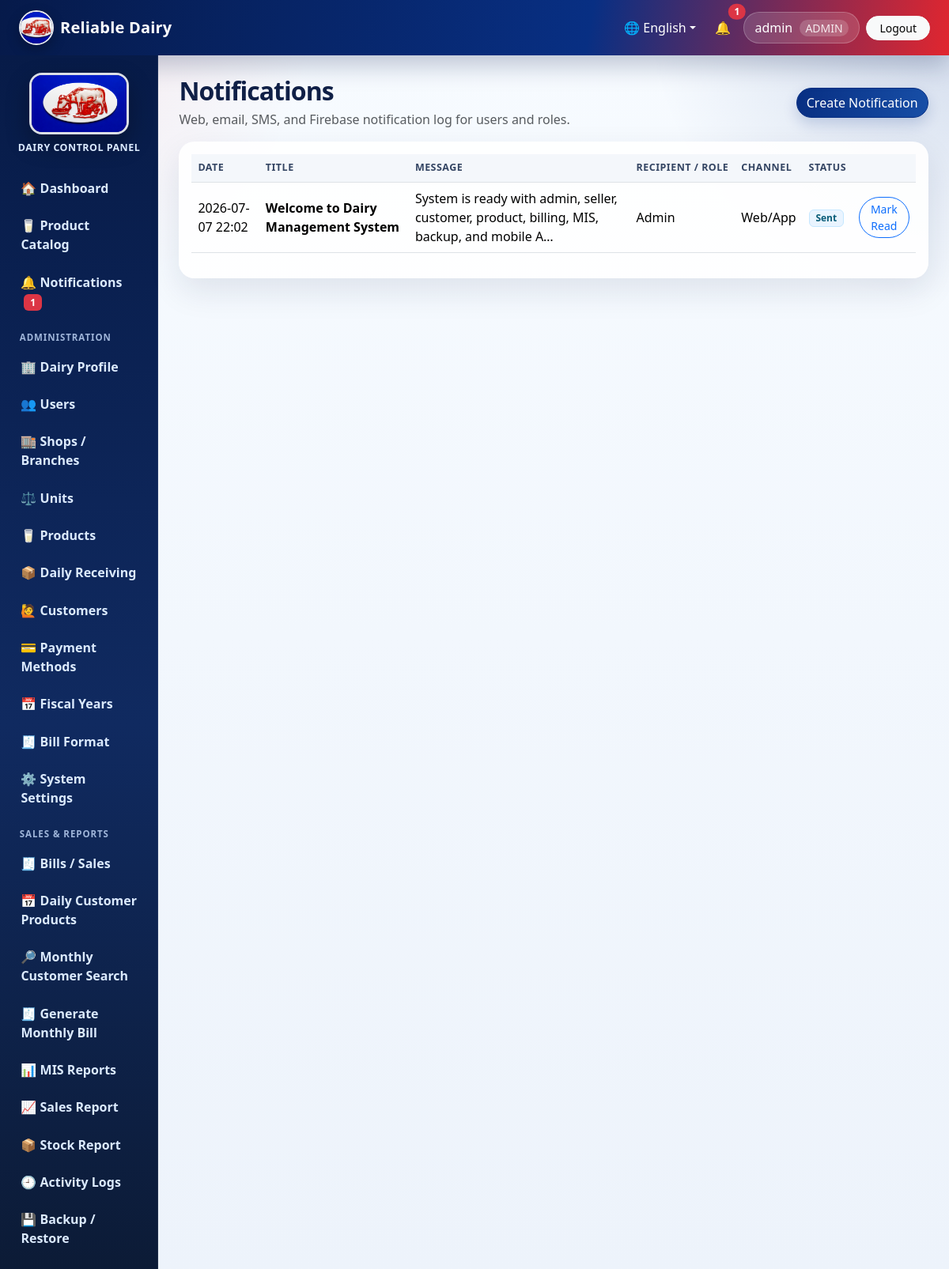
The app's page /notifications/ (signed in) with its own data.
### core/models.py (models this page shows, shortened)
class DairyProfile(models.Model):
    name = models.CharField(max_length=150, default='Reliable Dairy')
    address = models.CharField(max_length=255, blank=True)
    pan_number = models.CharField(max_length=50, blank=True)
    contact_number = models.CharField(max_length=30, blank=True)
    email = models.EmailField(blank=True)
    logo_url = models.URLField(blank=True, help_text='Optional URL/path to logo')
    bill_header = models.CharField(max_length=255, blank=True)
    bill_footer = models.CharField(max_length=255, blank=True)
    terms_conditions = models.TextField(blank=True)
    updated_at = models.DateTimeField(auto_now=True)
    @classmethod
    def get_solo(cls):
        obj, _ = cls.objects.get_or_create(pk=1)
        return obj

class NotificationLog(models.Model):
    class Channel(models.TextChoices):
        WEB = 'WEB', 'Web/App'
        EMAIL = 'EMAIL', 'Email'
        SMS = 'SMS', 'SMS'
        FIREBASE = 'FIREBASE', 'Firebase'
    class Status(models.TextChoices):
        DRAFT = 'DRAFT', 'Draft'
        SENT = 'SENT', 'Sent'
        READ = 'READ', 'Read'
        FAILED = 'FAILED', 'Failed'
    title = models.CharField(max_length=180)
    message = models.TextField()
    recipient = models.ForeignKey(User, on_delete=models.SET_NULL, blank=True, null=True, related_name='notifications')
    target_role = models.CharField(max_length=20, choices=Role.choices, blank=True)
    channel = models.CharField(max_length=20, choices=Channel.choices, default=Channel.WEB)
    status = models.CharField(max_length=20, choices=Status.choices, default=Status.SENT)
    created_by = models.ForeignKey(User, on_delete=models.SET_NULL, blank=True, null=True, related_name='created_notifications')
    created_at = models.DateTimeField(auto_now_add=True)
    read_at = models.DateTimeField(blank=True, null=True)
    class Meta:
        ordering = ['-created_at']

### core/views.py (the view)
# urls.py: path('notifications/', views.notifications, name='notifications'),
@login_required
def notifications(request):
    role = get_role(request.user)
    if role == Role.ADMIN:
        logs = NotificationLog.objects.select_related('recipient', 'created_by').all()
    else:
        logs = NotificationLog.objects.select_related('recipient', 'created_by').filter(Q(recipient=request.user) | Q(target_role=role))
    return render(request, 'core/notifications.html', {'notifications': logs[:300], 'title': 'Notifications'})

### core/templates/core/notifications.html
{% extends 'core/base.html' %}
{% block content %}
<div class="d-flex flex-wrap justify-content-between align-items-center gap-2 mb-3">
    <div><h2 class="mb-1">Notifications</h2><p class="text-muted mb-0">Web, email, SMS, and Firebase notification log for users and roles.</p></div>
    {% if current_role == Role.ADMIN %}<a class="btn btn-primary rounded-pill" href="{% url 'notification_create' %}">Create Notification</a>{% endif %}
</div>
<div class="card card-stat"><div class="card-body table-responsive">
<table class="table table-hover align-middle">
<thead><tr><th>Date</th><th>Title</th><th>Message</th><th>Recipient / Role</th><th>Channel</th><th>Status</th><th></th></tr></thead>
<tbody>
{% for note in notifications %}
<tr>
    <td>{{ note.created_at|date:'Y-m-d H:i' }}</td>
    <td class="fw-semibold">{{ note.title }}</td>
    <td>{{ note.message|truncatechars:90 }}</td>
    <td>{% if note.recipient %}{{ note.recipient.username }}{% else %}{{ note.get_target_role_display|default:'All' }}{% endif %}</td>
    <td>{{ note.get_channel_display }}</td>
    <td><span class="badge badge-soft">{{ note.get_status_display }}</span></td>
    <td>{% if note.status != 'READ' %}<a class="btn btn-sm btn-outline-primary rounded-pill" href="{% url 'notification_mark_read' note.pk %}">Mark Read</a>{% endif %}</td>
</tr>
{% empty %}<tr><td colspan="7">No notifications.</td></tr>{% endfor %}
</tbody>
</table>
</div></div>
{% endblock %}

### core/templates/core/base.html (shortened to what this page needs)
{% load static %}
<!doctype html>
<html lang="{{ current_language|default:'en' }}">
<head>
    <link href="https://cdn.jsdelivr.net/npm/bootstrap@5.3.3/dist/css/bootstrap.min.css" rel="stylesheet">
    <link href="{% static 'css/app.css' %}" rel="stylesheet">
</head>
<body>
<nav class="navbar navbar-expand-lg app-navbar no-print">
    <div class="container-fluid px-3 px-lg-4">
        <a class="navbar-brand d-flex align-items-center gap-2" href="{% url 'dashboard' %}">
            <img src="{{ site_logo_url }}" alt="Logo" class="brand-logo">
            <span>{{ dairy_profile.name|default:'Dairy Management System' }}</span>
        </a>
        <div class="collapse navbar-collapse" id="topNav">
            <ul class="navbar-nav ms-auto align-items-lg-center gap-lg-2">
                <li class="nav-item dropdown">
                    <a class="nav-link dropdown-toggle text-white" href="#" role="button" data-bs-toggle="dropdown">🌐 {% if current_language == 'ne' %}नेपाली{% else %}English{% endif %}</a>
                </li>
                {% if user.is_authenticated %}
                    <li class="nav-item"><a class="nav-link text-white position-relative" href="{% url 'notifications' %}">🔔 {% if unread_notifications %}<span class="position-absolute top-0 start-100 translate-middle badge rounded-pill bg-danger">{{ unread_notifications }}</span>{% endif %}</a></li>
                    <li class="nav-item"><span class="nav-link user-pill">{{ user.username }} {% if current_role %}<small>{{ current_role }}</small>{% endif %}</span></li>
                    <li class="nav-item"><a class="btn btn-light btn-sm rounded-pill px-3" href="{% url 'logout' %}">{{ L.logout }}</a></li>
                {% endif %}
            </ul>
        </div>
    </div>
</nav>
<div class="container-fluid page-shell">
    <div class="row g-0">
        {% if user.is_authenticated %}
        <aside class="col-md-3 col-lg-2 sidebar no-print">
            <div class="sidebar-logo text-center">
                <img src="{{ bill_logo_url }}" alt="Dairy Logo" class="sidebar-image">
                <div class="sidebar-title">Dairy Control Panel</div>
            </div>
            <a href="{% url 'dashboard' %}">🏠 {{ L.dashboard }}</a>
            <a href="{% url 'product_catalog' %}">🥛 {{ L.product_catalog }}</a>
            <a href="{% url 'notifications' %}">🔔 {{ L.notifications }} {% if unread_notifications %}<span class="badge bg-danger ms-1">{{ unread_notifications }}</span>{% endif %}</a>
            {% if current_role == Role.ADMIN %}
                <div class="sidebar-section">{{ L.administration }}</div>
                <a href="{% url 'dairy_profile' %}">🏢 {{ L.dairy_profile }}</a>
                <a href="{% url 'user_list' %}">👥 {{ L.users }}</a>
                <a href="{% url 'shop_list' %}">🏬 {{ L.shops }}</a>
                <a href="{% url 'unit_list' %}">⚖️ {{ L.units }}</a>
                <a href="{% url 'product_list' %}">🥛 {{ L.products }}</a>
                <a href="{% url 'receiving_list' %}">📦 {{ L.daily_receiving }}</a>
                <a href="{% url 'customer_list' %}">🙋 {{ L.customers }}</a>
                <a href="{% url 'payment_list' %}">💳 {{ L.payments }}</a>
                <a href="{% url 'fiscal_year_list' %}">📅 Fiscal Years</a>
                <a href="{% url 'bill_template_list' %}">🧾 {{ L.bill_format }}</a>
                <a href="{% url 'system_settings' %}">⚙️ {{ L.system_settings }}</a>
                <div class="sidebar-section">{{ L.sales_reports }}</div>
                <a href="{% url 'sale_list' %}">🧾 {{ L.bills_sales }}</a>
                <a href="{% url 'daily_customer_entries' %}">📅 Daily Customer Products</a>
                <a href="{% url 'monthly_customer_search' %}">🔎 Monthly Customer Search</a>
                <a href="{% url 'monthly_bill_create' %}">🧾 Generate Monthly Bill</a>
                <a href="{% url 'mis_reports' %}">📊 {{ L.mis_reports }}</a>
                <a href="{% url 'sales_report' %}">📈 {{ L.sales_report }}</a>
                <a href="{% url 'stock_report' %}">📦 {{ L.stock_report }}</a>
                <a href="{% url 'audit_logs' %}">🕘 {{ L.activity_logs }}</a>
                <a href="{% url 'backup_restore' %}">💾 {{ L.backup_restore }}</a>
            {% else %}
                <div class="sidebar-section">{{ L.customer }}</div>
                <a href="{% url 'customer_dashboard' %}">🧾 {{ L.my_profile_bills }}</a>
                <a href="{% url 'customer_profile' %}">🙋 {{ L.dairy_profile }}</a>
                <a href="{% url 'change_password' %}">🔐 {{ L.change_password }}</a>
            {% endif %}
        </aside>
        <main class="col-md-9 col-lg-10 main-content">
        {% else %}
        <main class="col-12 main-content login-main">
        {% endif %}
            {% block content %}{% endblock %}
        </main>
    </div>
</div>
</body>
</html>

### static/css/app.css (style rules this page uses)
:root { --nav-blue: #082f83; --nav-blue-2: #061a4a; --accent-red: #e1262f; --accent-red-dark: #b71924; --soft-blue: #eef5ff; --text-dark: #172033; --muted: #64748b; --card-shadow: 0 16px 40px rgba(15, 30, 65, .10); }
* { box-sizing: border-box; }
body { min-height: 100vh; background: radial-gradient(circle at top left, rgba(225,38,47,.10), transparent 25rem), radial-gradient(circle at top right, rgba(8,47,131,.16), transparent 24rem), linear-gradient(180deg, #f7fbff 0%, #edf3fb 100%); color: var(--text-dark); }
.app-navbar { background: linear-gradient(100deg, var(--nav-blue-2), var(--nav-blue) 62%, var(--accent-red)); box-shadow: 0 12px 32px rgba(6,26,74,.25); }
.navbar-brand { color: #fff !important; font-weight: 800; letter-spacing: .2px; }
.brand-logo { width: 44px; height: 44px; object-fit: cover; border-radius: 50%; border: 2px solid rgba(255,255,255,.9); box-shadow: 0 6px 16px rgba(0,0,0,.25); }
.user-pill { color: #fff !important; background: rgba(255,255,255,.14); border: 1px solid rgba(255,255,255,.22); border-radius: 999px; padding: .45rem .85rem !important; }
.user-pill small { opacity: .88; margin-left: .3rem; background: rgba(255,255,255,.20); padding: .08rem .45rem; border-radius: 999px; }
.page-shell { padding: 0; }
.sidebar { min-height: calc(100vh - 70px); background: linear-gradient(180deg, #071b48, #102a60 55%, #0c1b36); padding: 1rem .7rem; position: sticky; top: 0; overflow-y: auto; box-shadow: inset -1px 0 0 rgba(255,255,255,.08); }
.sidebar-logo { padding: .35rem .35rem 1rem; }
.sidebar-image { width: 126px; height: 78px; object-fit: cover; border-radius: 1rem; border: 3px solid rgba(255,255,255,.86); box-shadow: 0 12px 30px rgba(0,0,0,.30); }
.sidebar-title { color: #dbeafe; font-size: .78rem; font-weight: 700; letter-spacing: .04em; margin-top: .55rem; text-transform: uppercase; }
.sidebar-section { color: #9fb5d9; font-size: .72rem; font-weight: 800; letter-spacing: .08em; padding: .75rem .85rem .25rem; text-transform: uppercase; }
.sidebar a { color: #dbeafe; display: block; padding: .66rem .85rem; text-decoration: none; border-radius: .8rem; margin: .14rem .1rem; font-weight: 650; transition: all .18s ease; }
.main-content { padding: 1.65rem; }
.page-title, h2 { font-weight: 850; letter-spacing: -.03em; color: #102047; }
.card-stat, .app-card { border: 0; border-radius: 1.25rem; background: rgba(255,255,255,.92); box-shadow: var(--card-shadow); overflow: hidden; }
.card-stat .card-body { position: relative; }
.table { --bs-table-bg: transparent; }
.table thead th { white-space: nowrap; color: #344563; font-size: .78rem; text-transform: uppercase; letter-spacing: .04em; background: #f4f7fb; }
.table tbody td { vertical-align: middle; }
.badge-soft { background: #e9f4ff; color: #095c78; border: 1px solid #c5e7ff; }
.btn-primary { background: linear-gradient(90deg, var(--nav-blue), #174ea6); border-color: var(--nav-blue); box-shadow: 0 8px 18px rgba(8,47,131,.18); }

### records on screen
DairyProfile: name "Reliable Dairy"
NotificationLog: created_at "2026-07-07 22:02", title "Welcome to Dairy Management System", message "System is ready with admin, seller, customer, product, billing, MIS, backup, and mobile A…", target_role "Admin", channel "Web/App", status "Sent", shows "Mark Read"

### other values on screen
{{ unread_notifications }} "1"
{{ user.username }} "admin"
{{ current_role }} "ADMIN"
{{ L.logout }} "Logout"
{{ L.dashboard }} "Dashboard"
{{ L.product_catalog }} "Product Catalog"
{{ L.notifications }} "Notifications"
{{ L.administration }} "ADMINISTRATION"
{{ L.dairy_profile }} "Dairy Profile"
{{ L.users }} "Users"
{{ L.shops }} "Shops / Branches"
{{ L.units }} "Units"
{{ L.products }} "Products"
{{ L.daily_receiving }} "Daily Receiving"
{{ L.customers }} "Customers"
